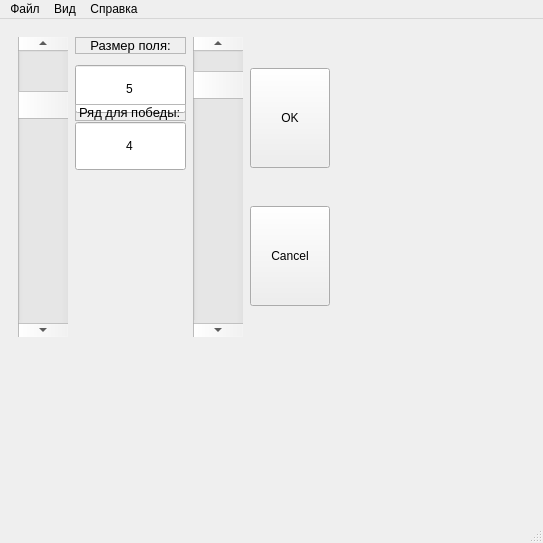
<?xml version="1.0" encoding="UTF-8"?>
<ui version="4.0">
 <class>MainWindow</class>
 <widget class="QMainWindow" name="MainWindow">
  <property name="windowModality">
   <enum>Qt::ApplicationModal</enum>
  </property>
  <property name="enabled">
   <bool>true</bool>
  </property>
  <property name="geometry">
   <rect>
    <x>0</x>
    <y>0</y>
    <width>543</width>
    <height>543</height>
   </rect>
  </property>
  <property name="sizePolicy">
   <sizepolicy hsizetype="Fixed" vsizetype="Fixed">
    <horstretch>0</horstretch>
    <verstretch>0</verstretch>
   </sizepolicy>
  </property>
  <property name="minimumSize">
   <size>
    <width>0</width>
    <height>0</height>
   </size>
  </property>
  <property name="maximumSize">
   <size>
    <width>1280</width>
    <height>1024</height>
   </size>
  </property>
  <property name="baseSize">
   <size>
    <width>0</width>
    <height>0</height>
   </size>
  </property>
  <property name="cursor">
   <cursorShape>ArrowCursor</cursorShape>
  </property>
  <property name="focusPolicy">
   <enum>Qt::NoFocus</enum>
  </property>
  <property name="windowTitle">
   <string>Крестики-нолики</string>
  </property>
  <property name="windowIcon">
   <iconset resource="resources.qrc">
    <normaloff>:/Resource/main.png</normaloff>:/Resource/main.png</iconset>
  </property>
  <property name="layoutDirection">
   <enum>Qt::LeftToRight</enum>
  </property>
  <property name="autoFillBackground">
   <bool>true</bool>
  </property>
  <property name="toolButtonStyle">
   <enum>Qt::ToolButtonTextUnderIcon</enum>
  </property>
  <property name="dockNestingEnabled">
   <bool>false</bool>
  </property>
  <property name="dockOptions">
   <set>QMainWindow::AnimatedDocks</set>
  </property>
  <widget class="QWidget" name="centralwidget">
   <property name="layoutDirection">
    <enum>Qt::RightToLeft</enum>
   </property>
   <layout class="QVBoxLayout" name="verticalLayout">
    <item>
     <widget class="QWidget" name="settingsWidget" native="true">
      <property name="sizePolicy">
       <sizepolicy hsizetype="Minimum" vsizetype="Minimum">
        <horstretch>0</horstretch>
        <verstretch>0</verstretch>
       </sizepolicy>
      </property>
      <property name="maximumSize">
       <size>
        <width>800</width>
        <height>600</height>
       </size>
      </property>
      <property name="layoutDirection">
       <enum>Qt::RightToLeft</enum>
      </property>
      <property name="autoFillBackground">
       <bool>true</bool>
      </property>
      <layout class="QHBoxLayout" name="horizontalLayout_2">
       <property name="spacing">
        <number>7</number>
       </property>
       <property name="sizeConstraint">
        <enum>QLayout::SetDefaultConstraint</enum>
       </property>
       <item>
        <spacer name="horizontalSpacer">
         <property name="orientation">
          <enum>Qt::Horizontal</enum>
         </property>
         <property name="sizeHint" stdset="0">
          <size>
           <width>40</width>
           <height>20</height>
          </size>
         </property>
        </spacer>
       </item>
       <item>
        <layout class="QVBoxLayout" name="verticalLayout_3">
         <item>
          <widget class="QPushButton" name="applySettings">
           <property name="minimumSize">
            <size>
             <width>60</width>
             <height>60</height>
            </size>
           </property>
           <property name="maximumSize">
            <size>
             <width>100</width>
             <height>100</height>
            </size>
           </property>
           <property name="layoutDirection">
            <enum>Qt::LeftToRight</enum>
           </property>
           <property name="text">
            <string>OK</string>
           </property>
          </widget>
         </item>
         <item>
          <widget class="QPushButton" name="resumeGame">
           <property name="minimumSize">
            <size>
             <width>60</width>
             <height>60</height>
            </size>
           </property>
           <property name="maximumSize">
            <size>
             <width>100</width>
             <height>100</height>
            </size>
           </property>
           <property name="text">
            <string>Cancel</string>
           </property>
          </widget>
         </item>
        </layout>
       </item>
       <item>
        <widget class="QScrollBar" name="lineToWin">
         <property name="minimumSize">
          <size>
           <width>50</width>
           <height>300</height>
          </size>
         </property>
         <property name="minimum">
          <number>3</number>
         </property>
         <property name="maximum">
          <number>15</number>
         </property>
         <property name="pageStep">
          <number>1</number>
         </property>
         <property name="value">
          <number>4</number>
         </property>
         <property name="orientation">
          <enum>Qt::Vertical</enum>
         </property>
        </widget>
       </item>
       <item>
        <layout class="QVBoxLayout" name="verticalLayout_2">
         <property name="spacing">
          <number>0</number>
         </property>
         <item>
          <widget class="QLabel" name="label_3">
           <property name="maximumSize">
            <size>
             <width>300</width>
             <height>50</height>
            </size>
           </property>
           <property name="font">
            <font>
             <family>Meiryo UI</family>
             <pointsize>10</pointsize>
            </font>
           </property>
           <property name="layoutDirection">
            <enum>Qt::LeftToRight</enum>
           </property>
           <property name="frameShape">
            <enum>QFrame::StyledPanel</enum>
           </property>
           <property name="frameShadow">
            <enum>QFrame::Plain</enum>
           </property>
           <property name="lineWidth">
            <number>10</number>
           </property>
           <property name="text">
            <string>Размер поля:</string>
           </property>
           <property name="alignment">
            <set>Qt::AlignCenter</set>
           </property>
          </widget>
         </item>
         <item>
          <widget class="QSpinBox" name="spinBoxField">
           <property name="enabled">
            <bool>true</bool>
           </property>
           <property name="minimumSize">
            <size>
             <width>30</width>
             <height>50</height>
            </size>
           </property>
           <property name="maximumSize">
            <size>
             <width>16777215</width>
             <height>30</height>
            </size>
           </property>
           <property name="focusPolicy">
            <enum>Qt::ClickFocus</enum>
           </property>
           <property name="toolTipDuration">
            <number>-1</number>
           </property>
           <property name="layoutDirection">
            <enum>Qt::LeftToRight</enum>
           </property>
           <property name="wrapping">
            <bool>false</bool>
           </property>
           <property name="frame">
            <bool>true</bool>
           </property>
           <property name="alignment">
            <set>Qt::AlignCenter</set>
           </property>
           <property name="buttonSymbols">
            <enum>QAbstractSpinBox::NoButtons</enum>
           </property>
           <property name="accelerated">
            <bool>false</bool>
           </property>
           <property name="correctionMode">
            <enum>QAbstractSpinBox::CorrectToPreviousValue</enum>
           </property>
           <property name="minimum">
            <number>3</number>
           </property>
           <property name="maximum">
            <number>15</number>
           </property>
           <property name="value">
            <number>5</number>
           </property>
           <property name="displayIntegerBase">
            <number>10</number>
           </property>
          </widget>
         </item>
         <item>
          <widget class="QLabel" name="label_4">
           <property name="maximumSize">
            <size>
             <width>300</width>
             <height>50</height>
            </size>
           </property>
           <property name="font">
            <font>
             <family>Meiryo UI</family>
             <pointsize>10</pointsize>
            </font>
           </property>
           <property name="contextMenuPolicy">
            <enum>Qt::DefaultContextMenu</enum>
           </property>
           <property name="frameShape">
            <enum>QFrame::StyledPanel</enum>
           </property>
           <property name="lineWidth">
            <number>10</number>
           </property>
           <property name="text">
            <string>Ряд для победы:</string>
           </property>
           <property name="textFormat">
            <enum>Qt::AutoText</enum>
           </property>
           <property name="scaledContents">
            <bool>false</bool>
           </property>
          </widget>
         </item>
         <item>
          <widget class="QSpinBox" name="spinBoxLine">
           <property name="minimumSize">
            <size>
             <width>30</width>
             <height>50</height>
            </size>
           </property>
           <property name="wrapping">
            <bool>false</bool>
           </property>
           <property name="frame">
            <bool>true</bool>
           </property>
           <property name="alignment">
            <set>Qt::AlignCenter</set>
           </property>
           <property name="readOnly">
            <bool>false</bool>
           </property>
           <property name="buttonSymbols">
            <enum>QAbstractSpinBox::NoButtons</enum>
           </property>
           <property name="minimum">
            <number>3</number>
           </property>
           <property name="value">
            <number>4</number>
           </property>
          </widget>
         </item>
         <item>
          <spacer name="verticalSpacer">
           <property name="orientation">
            <enum>Qt::Vertical</enum>
           </property>
           <property name="sizeHint" stdset="0">
            <size>
             <width>20</width>
             <height>20</height>
            </size>
           </property>
          </spacer>
         </item>
        </layout>
       </item>
       <item>
        <widget class="QScrollBar" name="fieldSize">
         <property name="minimumSize">
          <size>
           <width>50</width>
           <height>300</height>
          </size>
         </property>
         <property name="minimum">
          <number>3</number>
         </property>
         <property name="maximum">
          <number>15</number>
         </property>
         <property name="pageStep">
          <number>1</number>
         </property>
         <property name="value">
          <number>5</number>
         </property>
         <property name="tracking">
          <bool>true</bool>
         </property>
         <property name="orientation">
          <enum>Qt::Vertical</enum>
         </property>
         <property name="invertedAppearance">
          <bool>false</bool>
         </property>
         <property name="invertedControls">
          <bool>false</bool>
         </property>
        </widget>
       </item>
      </layout>
     </widget>
    </item>
    <item>
     <layout class="QHBoxLayout" name="horizontalLayout_3">
      <item>
       <spacer name="horizontalSpacer_3">
        <property name="orientation">
         <enum>Qt::Horizontal</enum>
        </property>
        <property name="sizeHint" stdset="0">
         <size>
          <width>40</width>
          <height>20</height>
         </size>
        </property>
       </spacer>
      </item>
      <item>
       <widget class="QLabel" name="label">
        <property name="enabled">
         <bool>true</bool>
        </property>
        <property name="minimumSize">
         <size>
          <width>100</width>
          <height>30</height>
         </size>
        </property>
        <property name="maximumSize">
         <size>
          <width>1000</width>
          <height>60</height>
         </size>
        </property>
        <property name="font">
         <font>
          <family>Monotype Corsiva</family>
          <pointsize>28</pointsize>
          <weight>50</weight>
          <italic>true</italic>
          <bold>false</bold>
          <underline>false</underline>
         </font>
        </property>
        <property name="layoutDirection">
         <enum>Qt::LeftToRight</enum>
        </property>
        <property name="frameShadow">
         <enum>QFrame::Sunken</enum>
        </property>
        <property name="text">
         <string/>
        </property>
        <property name="textFormat">
         <enum>Qt::AutoText</enum>
        </property>
        <property name="alignment">
         <set>Qt::AlignCenter</set>
        </property>
       </widget>
      </item>
      <item>
       <widget class="QLabel" name="label_2">
        <property name="enabled">
         <bool>true</bool>
        </property>
        <property name="minimumSize">
         <size>
          <width>100</width>
          <height>40</height>
         </size>
        </property>
        <property name="maximumSize">
         <size>
          <width>1000</width>
          <height>50</height>
         </size>
        </property>
        <property name="layoutDirection">
         <enum>Qt::RightToLeft</enum>
        </property>
        <property name="text">
         <string/>
        </property>
        <property name="alignment">
         <set>Qt::AlignCenter</set>
        </property>
       </widget>
      </item>
      <item>
       <spacer name="horizontalSpacer_2">
        <property name="orientation">
         <enum>Qt::Horizontal</enum>
        </property>
        <property name="sizeHint" stdset="0">
         <size>
          <width>40</width>
          <height>20</height>
         </size>
        </property>
       </spacer>
      </item>
     </layout>
    </item>
    <item>
     <layout class="QHBoxLayout" name="horizontalLayout"/>
    </item>
    <item>
     <spacer name="verticalSpacer_2">
      <property name="orientation">
       <enum>Qt::Vertical</enum>
      </property>
      <property name="sizeHint" stdset="0">
       <size>
        <width>20</width>
        <height>40</height>
       </size>
      </property>
     </spacer>
    </item>
   </layout>
  </widget>
  <widget class="QMenuBar" name="menubar">
   <property name="geometry">
    <rect>
     <x>0</x>
     <y>0</y>
     <width>543</width>
     <height>21</height>
    </rect>
   </property>
   <widget class="QMenu" name="menuGame">
    <property name="title">
     <string>Файл</string>
    </property>
    <widget class="QMenu" name="menu">
     <property name="title">
      <string>Параметры</string>
     </property>
     <property name="icon">
      <iconset resource="resources.qrc">
       <normaloff>:/Resource/config.png</normaloff>:/Resource/config.png</iconset>
     </property>
     <addaction name="action_setup"/>
     <addaction name="action_reset"/>
     <addaction name="action_AI"/>
    </widget>
    <addaction name="action_new"/>
    <addaction name="separator"/>
    <addaction name="menu"/>
    <addaction name="separator"/>
    <addaction name="action_exit"/>
   </widget>
   <widget class="QMenu" name="menu_2">
    <property name="title">
     <string>Вид</string>
    </property>
    <addaction name="action_fullscreen"/>
    <addaction name="action_maximize"/>
    <addaction name="action_normal"/>
   </widget>
   <widget class="QMenu" name="menu_3">
    <property name="title">
     <string>Справка</string>
    </property>
    <addaction name="action_about"/>
   </widget>
   <addaction name="menuGame"/>
   <addaction name="menu_2"/>
   <addaction name="menu_3"/>
  </widget>
  <widget class="QStatusBar" name="statusbar"/>
  <action name="action_new">
   <property name="icon">
    <iconset resource="resources.qrc">
     <normaloff>:/Resource/new.png</normaloff>:/Resource/new.png</iconset>
   </property>
   <property name="text">
    <string>Новая игра</string>
   </property>
   <property name="shortcut">
    <string>Ctrl+N</string>
   </property>
  </action>
  <action name="action_exit">
   <property name="icon">
    <iconset resource="resources.qrc">
     <normaloff>:/Resource/exit.png</normaloff>:/Resource/exit.png</iconset>
   </property>
   <property name="text">
    <string>Выход</string>
   </property>
  </action>
  <action name="action_setup">
   <property name="icon">
    <iconset resource="resources.qrc">
     <normaloff>:/Resource/size.png</normaloff>:/Resource/size.png</iconset>
   </property>
   <property name="text">
    <string>Настройка параметров игры</string>
   </property>
  </action>
  <action name="action_reset">
   <property name="icon">
    <iconset resource="resources.qrc">
     <normaloff>:/Resource/reset.png</normaloff>:/Resource/reset.png</iconset>
   </property>
   <property name="text">
    <string>Сброс параметров</string>
   </property>
  </action>
  <action name="action_fullscreen">
   <property name="checkable">
    <bool>true</bool>
   </property>
   <property name="icon">
    <iconset resource="resources.qrc">
     <normaloff>:/Resource/full_screen.png</normaloff>:/Resource/full_screen.png</iconset>
   </property>
   <property name="text">
    <string>Полноэкранный режим</string>
   </property>
   <property name="shortcut">
    <string>Alt+Return</string>
   </property>
  </action>
  <action name="action_maximize">
   <property name="icon">
    <iconset resource="resources.qrc">
     <normaloff>:/Resource/maximize.png</normaloff>:/Resource/maximize.png</iconset>
   </property>
   <property name="text">
    <string>Максимальный размер</string>
   </property>
  </action>
  <action name="action_normal">
   <property name="icon">
    <iconset resource="resources.qrc">
     <normaloff>:/Resource/normal.png</normaloff>:/Resource/normal.png</iconset>
   </property>
   <property name="text">
    <string>Нормальный размер</string>
   </property>
  </action>
  <action name="action_about">
   <property name="text">
    <string>О программе</string>
   </property>
  </action>
  <action name="action_AI">
   <property name="checkable">
    <bool>true</bool>
   </property>
   <property name="checked">
    <bool>false</bool>
   </property>
   <property name="text">
    <string>Искуственный интеллект</string>
   </property>
  </action>
 </widget>
 <resources>
  <include location="resources.qrc"/>
 </resources>
 <connections>
  <connection>
   <sender>action_exit</sender>
   <signal>triggered()</signal>
   <receiver>MainWindow</receiver>
   <slot>close()</slot>
   <hints>
    <hint type="sourcelabel">
     <x>-1</x>
     <y>-1</y>
    </hint>
    <hint type="destinationlabel">
     <x>222</x>
     <y>222</y>
    </hint>
   </hints>
  </connection>
  <connection>
   <sender>action_new</sender>
   <signal>triggered()</signal>
   <receiver>MainWindow</receiver>
   <slot>newGame()</slot>
   <hints>
    <hint type="sourcelabel">
     <x>-1</x>
     <y>-1</y>
    </hint>
    <hint type="destinationlabel">
     <x>222</x>
     <y>222</y>
    </hint>
   </hints>
  </connection>
  <connection>
   <sender>applySettings</sender>
   <signal>clicked()</signal>
   <receiver>MainWindow</receiver>
   <slot>newGame()</slot>
   <hints>
    <hint type="sourcelabel">
     <x>60</x>
     <y>295</y>
    </hint>
    <hint type="destinationlabel">
     <x>319</x>
     <y>239</y>
    </hint>
   </hints>
  </connection>
  <connection>
   <sender>fieldSize</sender>
   <signal>valueChanged(int)</signal>
   <receiver>spinBoxField</receiver>
   <slot>setValue(int)</slot>
   <hints>
    <hint type="sourcelabel">
     <x>207</x>
     <y>296</y>
    </hint>
    <hint type="destinationlabel">
     <x>390</x>
     <y>379</y>
    </hint>
   </hints>
  </connection>
  <connection>
   <sender>spinBoxField</sender>
   <signal>valueChanged(int)</signal>
   <receiver>fieldSize</receiver>
   <slot>setValue(int)</slot>
   <hints>
    <hint type="sourcelabel">
     <x>390</x>
     <y>379</y>
    </hint>
    <hint type="destinationlabel">
     <x>207</x>
     <y>296</y>
    </hint>
   </hints>
  </connection>
  <connection>
   <sender>action_maximize</sender>
   <signal>triggered()</signal>
   <receiver>MainWindow</receiver>
   <slot>showMaximized()</slot>
   <hints>
    <hint type="sourcelabel">
     <x>-1</x>
     <y>-1</y>
    </hint>
    <hint type="destinationlabel">
     <x>158</x>
     <y>271</y>
    </hint>
   </hints>
  </connection>
  <connection>
   <sender>action_normal</sender>
   <signal>triggered()</signal>
   <receiver>MainWindow</receiver>
   <slot>showNormal()</slot>
   <hints>
    <hint type="sourcelabel">
     <x>-1</x>
     <y>-1</y>
    </hint>
    <hint type="destinationlabel">
     <x>158</x>
     <y>271</y>
    </hint>
   </hints>
  </connection>
  <connection>
   <sender>lineToWin</sender>
   <signal>valueChanged(int)</signal>
   <receiver>spinBoxLine</receiver>
   <slot>setValue(int)</slot>
   <hints>
    <hint type="sourcelabel">
     <x>229</x>
     <y>188</y>
    </hint>
    <hint type="destinationlabel">
     <x>136</x>
     <y>152</y>
    </hint>
   </hints>
  </connection>
  <connection>
   <sender>spinBoxLine</sender>
   <signal>valueChanged(int)</signal>
   <receiver>lineToWin</receiver>
   <slot>setValue(int)</slot>
   <hints>
    <hint type="sourcelabel">
     <x>136</x>
     <y>152</y>
    </hint>
    <hint type="destinationlabel">
     <x>229</x>
     <y>188</y>
    </hint>
   </hints>
  </connection>
 </connections>
 <designerdata>
  <property name="gridDeltaX">
   <number>10</number>
  </property>
  <property name="gridDeltaY">
   <number>10</number>
  </property>
  <property name="gridSnapX">
   <bool>true</bool>
  </property>
  <property name="gridSnapY">
   <bool>true</bool>
  </property>
  <property name="gridVisible">
   <bool>true</bool>
  </property>
 </designerdata>
 <slots>
  <slot>newGame()</slot>
 </slots>
</ui>
